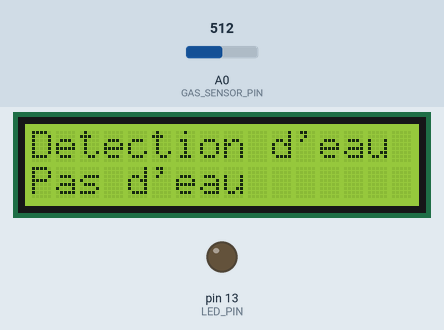
A sketch run on a simulated Arduino Uno, built with avr-gcc and run on an emulated ATmega328P. Shown: 16×2 character LCD, output pins drawn as LEDs (lit = HIGH). The inputs (shaded band) are chosen by the test bench; at power-on: A0 (GAS_SENSOR_PIN) = 512. What the sketch prints to the serial monitor is not drawn.

Above: at 1.2 s.
1.3 s: A0 (GAS_SENSOR_PIN) set to 421
3.3 s: A0 (GAS_SENSOR_PIN) set to 393
At 4.8 s:
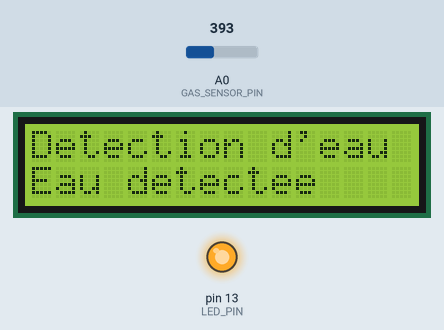
5.6 s: A0 (GAS_SENSOR_PIN) set to 511
At 7.3 s:
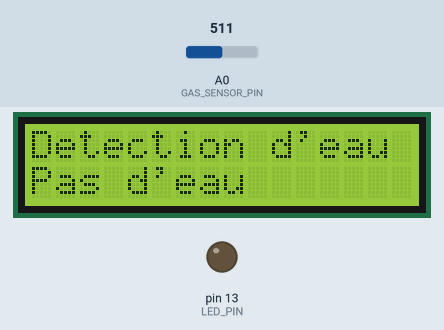
7.6 s: A0 (GAS_SENSOR_PIN) set to 306
At 8.9 s:
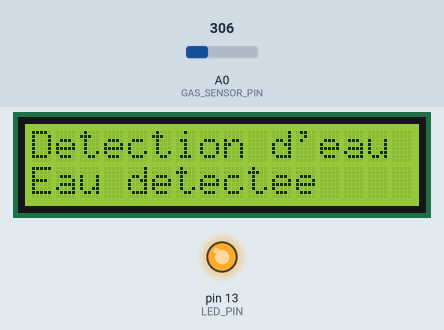
Timing chart, 0 to 10.6 s (numbered marks = the images above; inputs shaded):
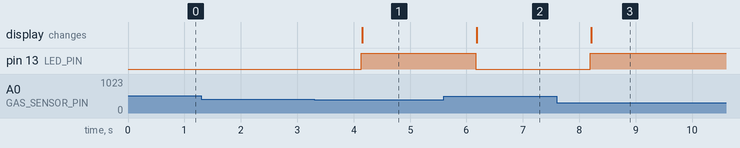

The sketch:

diffrencier_l_eau_et_le_carburant.ino
```cpp
#include <Wire.h>
#include <LiquidCrystal_I2C.h>

#define GAS_SENSOR_PIN A0   // Broche analogique pour le capteur de gaz
#define LED_PIN 13          // Broche de la LED

LiquidCrystal_I2C lcd(0x27, 16, 2);  // Adresse I2C de l'écran LCD

void setup() {
  pinMode(LED_PIN, OUTPUT);
  lcd.begin(16, 2);
  lcd.print("Detection d'eau");
  Serial.begin(9600);
}

void loop() {
  int sensorValue = analogRead(GAS_SENSOR_PIN);
  float voltage = sensorValue * (5.0 / 1023.0);  // Conversion de la valeur analogique en tension

  // Si la tension est en dessous d'un seuil spécifique, considérez qu'il s'agit d'eau
  float waterThreshold = 2.0;  // Seuil de tension pour l'eau (ajustez selon vos besoins)

  if (voltage < waterThreshold) {
    digitalWrite(LED_PIN, HIGH);  // Allumer la LED si c'est de l'eau
    lcd.setCursor(0, 1);
    lcd.print("Eau detectee    ");
    Serial.println("C'est de l'eau !");
  } else {
    digitalWrite(LED_PIN, LOW);   // Éteindre la LED si ce n'est pas de l'eau
    lcd.setCursor(0, 1);
    lcd.print("Pas d'eau      ");
    Serial.println("Ce n'est pas de l'eau.");
  }

  delay(1000);  // Délai entre les mesures (ajustez selon vos besoins)
}
```

Measured:
- the behaviour switches between 410 and 409 on A0 (GAS_SENSOR_PIN) (found by bisection; images 0 and 1)
- after the input at 1.3 s, every drawn part: stays the same
- after the input at 3.3 s, pin 13 (LED_PIN): LOW → HIGH after 0.84 s; the display: changes after 0.85 s (image 1)
- after the input at 5.6 s, pin 13 (LED_PIN): HIGH → LOW after 0.57 s; the display: changes after 0.58 s (image 2)
- after the input at 7.6 s, pin 13 (LED_PIN): LOW → HIGH after 0.60 s; the display: changes after 0.61 s (image 3)
